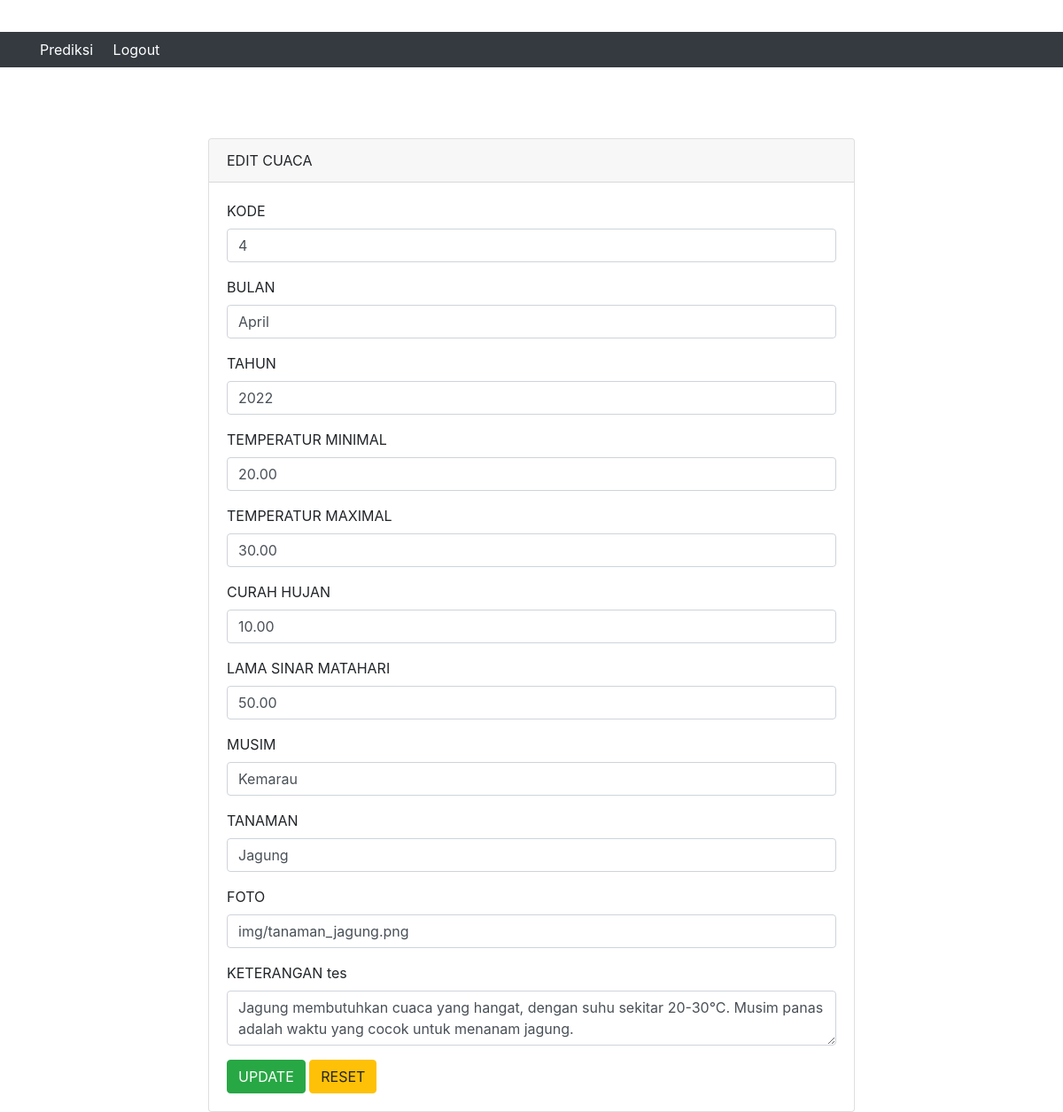
Page /edit-cuaca.php?Kode=4 on the committed database.
### tables this page shows
CREATE TABLE `cuaca` (
  `Kode` int(11) NOT NULL,
  `Bulan` varchar(250) DEFAULT NULL,
  `Tahun` varchar(4) DEFAULT NULL,
  `Temperatur_Minimal` decimal(10,2) DEFAULT NULL,
  `Temperatur_Maximal` decimal(10,2) DEFAULT NULL,
  `Curah_Hujan` decimal(10,2) DEFAULT NULL,
  `Lama_Sinar_Matahari` decimal(10,2) DEFAULT NULL,
  `Musim` varchar(255) NOT NULL,
  `Tanaman` varchar(255) DEFAULT NULL,
  `Foto` varchar(255) DEFAULT NULL,
  `Keterangan` text NOT NULL
);

### edit-cuaca.php (the view, shortened to what this page needs)
<?php
  include('db.php');
  $Kode = $_GET['Kode'];
  $query = "SELECT * FROM cuaca WHERE Kode = '$Kode' LIMIT 1";
  $result = mysqli_query($conn, $query);
  $row = mysqli_fetch_array($result);
  ?>
<!doctype html>
<html lang="en">
  <head>
    <link rel="stylesheet" href="https://stackpath.bootstrapcdn.com/bootstrap/4.4.1/css/bootstrap.min.css">
  </head>
  <body>
    <?php include("header.php"); ?>
    <div class="container" style="margin-top: 80px">
      <div class="row">
        <div class="col-md-8 offset-md-2">
          <div class="card">
            <div class="card-header">
              EDIT CUACA
            </div>
            <div class="card-body">
              <form action="update-cuaca.php" method="POST">
                <div class="form-group">
                  <label>KODE</label>
                  <input type="text" name="Kode" value="<?php echo $row['Kode'] ?>" placeholder="Masukkan Kode" class="form-control">
                </div>
                <div class="form-group">
                  <label>BULAN</label>
                  <input type="text" name="Bulan" value="<?php echo $row['Bulan'] ?>" placeholder="Masukkan Bulan" class="form-control">
                </div>
                <div class="form-group">
                  <label>TAHUN</label>
                  <input type="text" name="Tahun" value="<?php echo $row['Tahun'] ?>" placeholder="Masukkan Tahun" class="form-control">
                </div>
                <div class="form-group">
                  <label>TEMPERATUR MINIMAL</label>
                  <input type="text" name="Temperatur_Minimal" value="<?php echo $row['Temperatur_Minimal'] ?>" placeholder="Masukkan Temperatur_Minimal" class="form-control">
                </div>
                <div class="form-group">
                  <label>TEMPERATUR MAXIMAL</label>
                  <input type="text" name="Temperatur_Maximal" value="<?php echo $row['Temperatur_Maximal'] ?>" placeholder="Masukkan Temperatur_Maximal" class="form-control">
                </div>
                <div class="form-group">
                  <label>CURAH HUJAN</label>
                  <input type="text" name="Curah_Hujan" value="<?php echo $row['Curah_Hujan'] ?>" placeholder="Masukkan Curah_Hujan" class="form-control">
                </div>
                <div class="form-group">
                  <label>LAMA SINAR MATAHARI</label>
                  <input type="text" name="Lama_Sinar_Matahari" value="<?php echo $row['Lama_Sinar_Matahari'] ?>" placeholder="Masukkan Lama_Sinar_Matahari" class="form-control">
                </div>
                <div class="form-group">
                  <label>MUSIM</label>
                  <input type="text" name="Musim" value="<?php echo $row['Musim'] ?>" placeholder="Masukkan Musim" class="form-control">
                </div>
                <div class="form-group">
                  <label>TANAMAN</label>
                  <input type="text" name="Tanaman" value="<?php echo $row['Tanaman'] ?>" placeholder="Masukkan Tanaman" class="form-control">
                </div>
                <div class="form-group">
                  <label>FOTO</label>
                  <input type="text" name="Foto" value="<?php echo $row['Foto'] ?>" placeholder="Masukkan Foto" class="form-control">
                </div>
                <div class="form-group">
                  <label>KETERANGAN tes</label>
                  <textarea class="form-control" name="Keterangan" placeholder="Masukkan Keterangan Cuaca"><?php echo $row['Keterangan'] ?></textarea>
                </div>
                <button type="submit" class="btn btn-success">UPDATE</button>
                <button type="reset" class="btn btn-warning">RESET</button>
              </form>
            </div>
          </div>
        </div>
      </div>
    </div>
  </body>
</html>

### rows in the picture
cuaca: Kode "4", Bulan "April", Tahun "2022", Temperatur_Minimal "20.00", Temperatur_Maximal "30.00", Curah_Hujan "10.00", Lama_Sinar_Matahari "50.00", Musim "Kemarau", Tanaman "Jagung", Foto "img/tanaman_jagung.png", Keterangan "Jagung membutuhkan cuaca yang hangat, dengan suhu sekitar 20-30°C. Musim panas adalah waktu yang cocok untuk menanam jagung."
